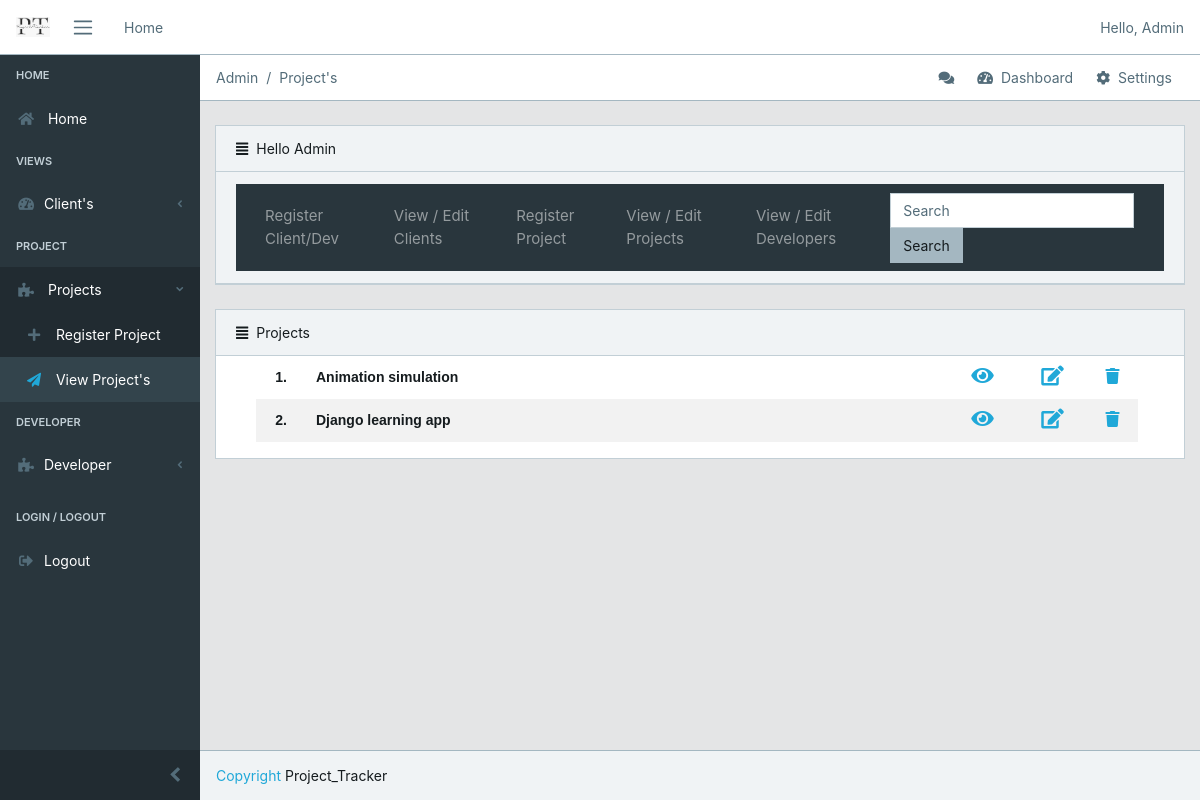
Page /project/projects/ (signed in) on the earlier database version.
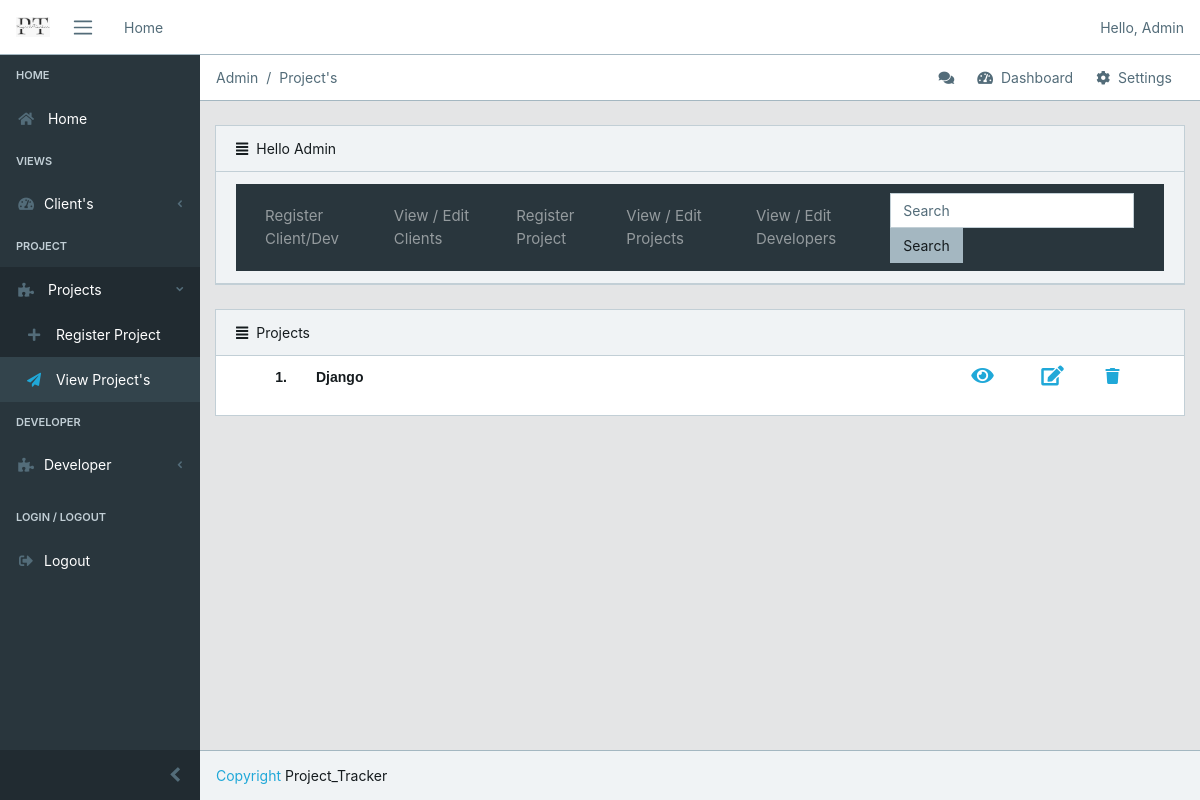
Same page on the later database version.
### project/models.py (models this page shows, shortened)
class Project(models.Model):
    name = models.CharField(max_length=80,default='NULL')
    efforts = models.IntegerField()
    dead_line = models.DateField()
    person= models.CharField(max_length=100,default='NULL')
    developer= models.CharField(max_length=100,default='NULL')
    complete_per = models.FloatField(max_length=2, validators = [MinValueValidator(0), MaxValueValidator(100)])
    description = models.TextField(blank=True)

### project/views.py (the view)
# urls.py: path('projects/', views.projects, name='projects'),
def projects(request):
    if request.user.is_authenticated:
        client=User.objects.all()
        project=Project.objects.all()
        return render(request,'projects.html',{'project':project,'client':client})
    else:
        return redirect('/login')

### templates/projects.html (shortened to what this page needs)
{% extends 'admin.html' %}
{% block breadcrumb %}
<li class="breadcrumb-item active">Admin</li>
<li class="breadcrumb-item active">Project's</li>
{% endblock breadcrumb%}
{% block content1 %}
<div class="card-header">
    <i class="fa fa-align-justify"></i>Projects
</div>
    <ol start="1">
    {% if project %}
  <table border=0 id='table1' align='left'>
    {% for i in project %}
    <tr id='tr1'>
      <td id='td1' width='50px' >
        {{forloop.counter}}.
      </td>
    <td id='td1' style='text-align: left;'>
    {{ i.name }}
    </td>
    <td id='td1' width='70px' align='center'>
      <a href="{% url 'project' i.id %}"><i class="fa fa-eye" style='cursor: pointer;font-size:20px'></i></a>
    </td>
    <td id='td1' width='70px' align='center'>
      <a href="{% url 'update_project' i.id %}"><i class="fa fa-edit" style='cursor: pointer;font-size:20px'></i></a></a>
    </td>
    <td id='td1' width='50px'>
      <a href="{% url 'remove_project' i.id %}"><i class="fa fa-trash" style='cursor: pointer;font-size:16px'></i></a>
    </td>
    </tr>
    {%endfor%}
  </table>
  {% else %}
    <h4 class = 'text-center alert alert-warning'>No records to show</h4>
    {% endif %}
</ol>
{% endblock %}

Differences in the rows shown:
removed Project: name "Animation simulation"
removed Project: name "Django learning app"
added Project: name "Django"
